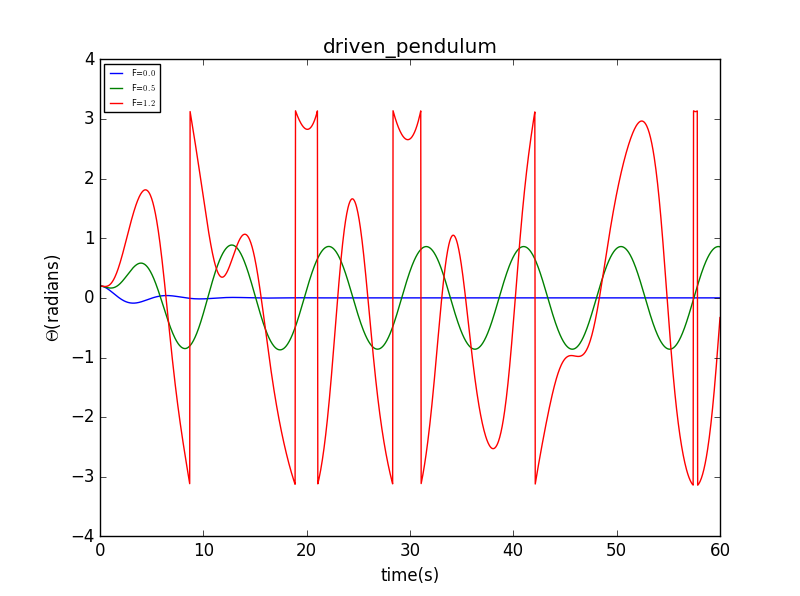

Reproduce this figure in Python.
import numpy as np
import math
import matplotlib.pyplot as plt

g=9.8
l=9.8
class CHAOS():
    def __init__(self,_omg0,_theta0,_dt,_time,_t0,_q,_FD,_Omega):
        self.omg=[_omg0]
        self.theta=[_theta0]
        self.t=[_t0]
        self.time=_time
        self.dt=_dt
        self.n=int(_time/_dt)
        self.q=_q
        self.FD=_FD
        self.Omega=_Omega
    def calculate(self):
        global g,l
        for i in range(self.n):
            self.omg.append(self.omg[-1]-g/l*math.sin(self.theta[-1])*self.dt-self.q*self.omg[-1]*self.dt+self.FD*math.sin(self.Omega*self.t[-1])*self.dt)
            if self.theta[-1]+self.omg[-1]*self.dt>math.pi:
                self.theta.append(self.theta[-1]+self.omg[-1]*self.dt-2*math.pi)
            elif self.theta[-1]+self.omg[-1]*self.dt<-math.pi:
                self.theta.append(self.theta[-1]+self.omg[-1]*self.dt+2*math.pi)
            else: 
                self.theta.append(self.theta[-1]+self.omg[-1]*self.dt)
            self.t.append(self.t[-1]+self.dt)
        return
    def plot(self,color,label):
        plt.plot(self.t,self.theta,color,label="F=$%.1f$"%(self.FD))
 
A=CHAOS(0,0.2,0.04,60,0,0.5,0.,2./3.)
B=CHAOS(0,0.2,0.04,60,0,0.5,0.5,2./3.)
C=CHAOS(0,0.2,0.04,60,0,0.5,1.2,2./3.)
A.calculate()
B.calculate()
C.calculate()
A.plot('b-',label="F=$0.5$")
B.plot('g-',label="F=$0.5$")
C.plot('r-',label="F=$1.2$")
plt.xlim(0,60)
plt.xlabel("time(s)")
plt.ylabel("$\Theta$(radians)")
plt.title("driven_pendulum")
plt.legend(fontsize=6,loc='best')

plt.savefig("chaos.png")
plt.show()
